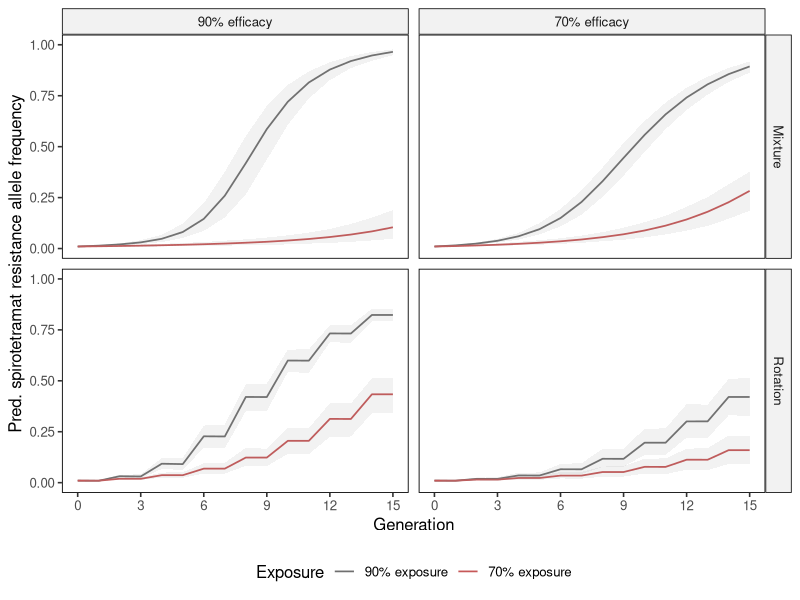
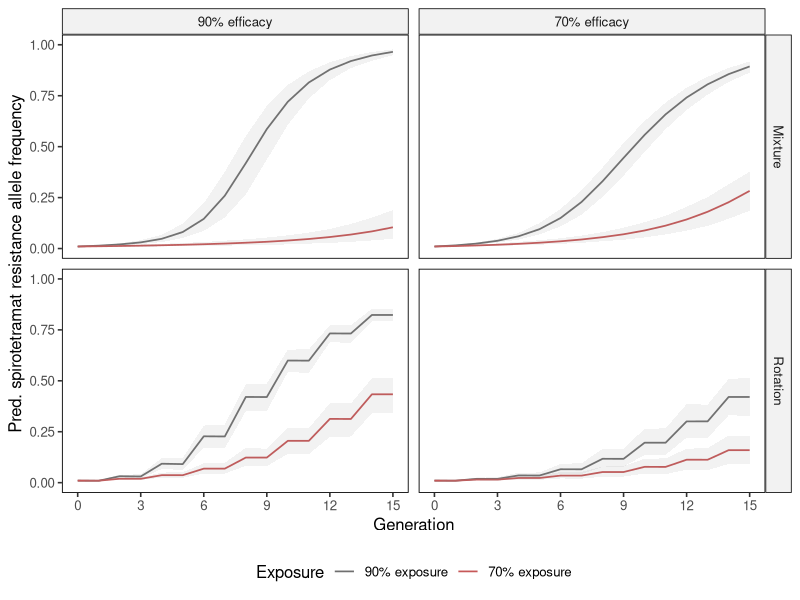

The R script that drew these images, in order:
library(tidyr)
library(dplyr)
library(ggplot2)

# computational simulation of underlying biological process of resistance evolution
run_simulation = function(x, m, hA, hB, strategy){

  strategy = strategy
  
  # parameters
  x = x # overall compound exposure
  mA = m # compound efficacy on SS genotypes
  mB = m
  rA = 1 # fitness of RR genotypes for both alleles are 1 
  rB = 1
  hA = hA # dominance as determined by 2-day dose-response curves
  hB = hB
  cA=0 # both alleles are neutral, cost = 0
  cB=0
  hcA=0.5 # dominance of cost, set to 0.5, has no effect since cost is 0
  hcB=0.5
  
  #fitness
  wAABB = c(((1-x)+x*(1-mA*(1-rA)))*(1-cA)*(1-cB), 
            ((1-x)+x*(1-mB*(1-rB)))*(1-cA)*(1-cB),
            ((1-x)+x*(1-mA*(1-rA))*(1-mB*(1-rB)))*(1-cA)*(1-cB))
  wAaBB = c(((1-x)+x*(1-mA*(1-hA*rA)))*(1-hcA*cA)*(1-cB), 
            ((1-x)+x*(1-mB*(1-rB)))*(1-hcA*cA)*(1-cB), 
            ((1-x)+x*(1-mA*(1-hA*rA))*(1-mB*(1-rB)))*(1-hcA*cA)*(1-cB))
  waaBB = c(((1-x)+x*(1-mA))*(1-cB), 
            ((1-x)+x*(1-mB*(1-rB)))*(1-cB), 
            ((1-x)+x*(1-mA)*(1-mB*(1-rB)))*(1-cB))
  wAABb = c(((1-x)+x*(1-mA*(1-rA)))*(1-cA)*(1-hcB*cB), 
            ((1-x)+x*(1-mB*(1-hB*rB)))*(1-cA)*(1-hcB*cB), 
            ((1-x)+x*(1-mA*(1-rA))*(1-mB*(1-hB*rB)))*(1-cA)*(1-hcB*cB))
  wAaBb = c(((1-x)+x*(1-mA*(1-hA*rA)))*(1-hcA*cA)*(1-hcB*cB), 
            ((1-x)+x*(1-mB*(1-hB*rB)))*(1-hcA*cA)*(1-hcB*cB), 
            ((1-x)+x*(1-mA*(1-hA*rA))*(1-mB*(1-hB*rB)))*(1-hcA*cA)*(1-hcB*cB))
  waaBb = c(((1-x)+x*(1-mA))*(1-hcB*cB), 
            ((1-x)+x*(1-mB*(1-hB*rB)))*(1-hcB*cB), 
            ((1-x)+x*(1-mA)*(1-mB*(1-hB*rB)))*(1-hcB*cB))
  wAAbb = c(((1-x)+x*(1-mA*(1-rA)))*(1-cA), 
            ((1-x)+x*(1-mB))*(1-cA), 
            ((1-x)+x*(1-mA*(1-rA))*(1-mB))*(1-cA))
  wAabb = c((((1-x)+x*(1-mA*(1-hA*rA)))*(1-hcA*cA))*1, 
            ((1-x)+x*(1-mB))*(1-hcA*cA), 
            ((1-x)+x*(1-mA*(1-hA*rA))*(1-mB))*(1-hcA*cA))
  waabb = c(((1-x)+x*(1-mA)), 
            ((1-x)+x*(1-mB)), 
            ((1-x)+x*(1-mA)*(1-mB)))
  fitness = list(wAABB, wAaBB, waaBB, wAABb, wAaBb, waaBb, wAAbb, wAabb, waabb)

  # simulation setup
  t = 15
  reps = 500
  k = 3500 # population size 
  fA0 = 0.02 # initial allele frequency of resistance to insecticide A (hets)
  fB0 = 0.02 # initial allele frequency of resistance to insecticide B (hets)
  
  # setup of data to save 
  fA_reps = matrix(fA0/2,t+1,reps) # store for resistant allele frequency across reps
  fB_reps = matrix(fB0/2,t+1,reps) # store for resistant allele frequency across reps
  
  # simulation 
  for(i in 1:reps){
    for(j in 1:t){
      # starting values 
      if(j==1){ 
        fA = fA0 # resistant allele frequency 
        fB = fB0 # resistant allele frequency 
        n = k # population size 
        # linkage disequilibrium
        genotypes = matrix(0,t+1,9)
        colnames(genotypes) = c("fAABB","fAaBB","faaBB",
                                "fAABb","fAaBb","faaBb",
                                "fAAbb","fAabb","faabb")
        genotypes[1,] = c(0,0,0,0,0,fB0,0,fA0,1-fA0-fB0) # starting frequency is half the fA0 value due to startin in hets
      }
      
      # genotype frequencies
      fAABB = genotypes[j,1]
      fAaBB = genotypes[j,2]
      faaBB = genotypes[j,3]
      fAABb = genotypes[j,4]
      fAaBb = genotypes[j,5]
      faaBb = genotypes[j,6]
      fAAbb = genotypes[j,7]
      fAabb = genotypes[j,8]
      faabb = genotypes[j,9]
      
      # choose strategy
      if(strategy==1){ # A only
        a = 1
      } else if(strategy == 2){ # B only
        a = 2
      } else if(strategy == 3){ # Mixture
        a = 3
      } else if(strategy == 4){ # Rotation
        if(j%%2 == 1){ # odd generations
          a = 1 # use A
        } else if(j%%2 == 0){ # even generations
          a = 2 # use B
        }
      }
      # gamete frequencies 
      fAB = wAABB[a]*fAABB + 0.5*wAaBB[a]*fAaBB + 0.5*wAABb[a]*fAABb + 0.25*wAaBb[a]*fAaBb
      faB = 0.5*wAaBB[a]*fAaBB + waaBB[a]*faaBB + 0.25*wAaBb[a]*fAaBb + 0.5*waaBb[a]*faaBb
      fAb = 0.5*wAABb[a]*fAABb + 0.25*wAaBb[a]*fAaBb + wAAbb[a]*fAAbb + 0.5*wAabb[a]*fAabb
      fab = 0.25*wAaBb[a]*fAaBb + 0.5*waaBb[a]*faaBb + 0.5*wAabb[a]*fAabb + waabb[a]*faabb
      # proportional gamete frequencies, sums to one 
      wm = fAB+faB+fAb+fab
      pAB = fAB/wm
      paB = faB/wm
      pAb = fAb/wm
      pab = fab/wm
      # check: pAB + paB + pAb + pab
      # zygote frequencies 
      pAABB = pAB*pAB
      pAaBB = 2*pAB*paB
      paaBB = paB*paB
      pAABb = 2*pAB*pAb 
      pAaBb = 2*pAB*pab + 2*pAb*paB
      paaBb = 2*paB*pab 
      pAAbb = pAb*pAb
      pAabb = 2*pAb*pab
      paabb = pab*pab
      
      # stochastic sampling
      pset = c(pAABB,pAaBB,paaBB,pAABb,pAaBb,paaBb,pAAbb,pAabb,paabb)
      qset = rmultinom(1,k,prob=pset) # sample from multinomial distribution 
      pAABB = qset[1]/k
      pAaBB = qset[2]/k
      paaBB = qset[3]/k
      pAABb = qset[4]/k
      pAaBb = qset[5]/k
      paaBb = qset[6]/k
      pAAbb = qset[7]/k
      pAabb = qset[8]/k
      paabb = qset[9]/k
      
      # proportional allele frequencies 
      pA = pAABB + 0.5*pAaBB + pAABb + 0.5*pAaBb + pAAbb + 0.5*pAabb
      pa = 0.5*pAaBB + paaBB + 0.5*pAaBb + paaBb + 0.5*pAabb + paabb
      # check: pA + pa
      pB = pAABB + pAaBB + paaBB + 0.5*pAABb + 0.5*pAaBb + 0.5*paaBb
      pb = 0.5*pAABb + 0.5*pAaBb + 0.5*paaBb + pAAbb + pAabb + paabb
      # check: pB + pb
      # data to save 
      fA_reps[1+j,i] = pA # resistance allele frequency gets saved to the main matrix
      fB_reps[1+j,i] = pB
      
      genotypes[1+j,1] = pAABB
      genotypes[1+j,2] = pAaBB
      genotypes[1+j,3] = paaBB
      genotypes[1+j,4] = pAABb
      genotypes[1+j,5] = pAaBb
      genotypes[1+j,6] = paaBb
      genotypes[1+j,7] = pAAbb
      genotypes[1+j,8] = pAabb
      genotypes[1+j,9] = paabb
      
      # update values
      fA = pA
      fB = pB
    }
  }
  
  #data to save
  generations = seq(0, t)
  
  df_A = as.data.frame(fA_reps)
  df_A$Generation = generations
  df_A_long = df_A %>%
    pivot_longer(-Generation, names_to = "Replicate", values_to = "Frequency")
  
  df_B = as.data.frame(fB_reps)
  df_B$Generation = generations
  df_B_long = df_B %>%
    pivot_longer(-Generation, names_to = "Replicate", values_to = "Frequency")
  
  out = list(A_freq = df_A_long, B_freq = df_B_long, fitness = fitness)
  return(out)
}

# dominance calculation from empirical data

# carbendazim
# at 7.7 ug/ml, SS fitness = 0.101, RS fitness = 0.635, RR fitness = 1
# at 6.1 ug/ml, SS fitness = 0.308, RS fitness = 0.791, RR fitness = 1
# spirotetramat
# at 46 ug/ml, SS fitness = 0.0993, RS fitness = 0.620, RR fitness = 1
# at 33.5 ug/ml, SS fitness = 0.302, RS fitness = 0.701, RR fitness = 1

carb_h_high = (0.635-0.101)/(1-0.101)
carb_h_low = (0.791-0.308)/(1-0.308)
spir_h_high = (0.62-0.0993)/(1-0.0993)
spir_h_low = (0.701-0.302)/(1-0.302)

# run simulations at experimentally tested conditions
data1_high = run_simulation(x=0.9,m=0.9,hA=carb_h_high,hB=spir_h_high,strategy=3)
data1_low = run_simulation(x=0.7,m=0.9,hA=carb_h_high,hB=spir_h_high,strategy=3)

data2_high = run_simulation(x=0.9,m=0.7,hA=carb_h_low,hB=spir_h_low,strategy=3)
data2_low = run_simulation(x=0.7,m=0.7,hA=carb_h_low,hB=spir_h_low,strategy=3)

data3_high = run_simulation(x=0.9,m=0.9,hA=carb_h_high,hB=spir_h_high,strategy=4)
data3_low = run_simulation(x=0.7,m=0.9,hA=carb_h_high,hB=spir_h_high,strategy=4)

data4_high = run_simulation(x=0.9,m=0.7,hA=carb_h_low,hB=spir_h_low,strategy=4)
data4_low = run_simulation(x=0.7,m=0.7,hA=carb_h_low,hB=spir_h_low,strategy=4)

# two versions of function to summarise allele A and B data
A_stats = function(data) {
  data$A_freq %>%
    group_by(Generation) %>%
    summarise(
      mean = mean(Frequency, na.rm = TRUE),
      p2.5 = quantile(Frequency, 0.025, na.rm = TRUE),
      p97.5 = quantile(Frequency, 0.975, na.rm = TRUE),
      .groups = "drop"
    )
}
A_stats = function(data) {
  data$B_freq %>%
    group_by(Generation) %>%
    summarise(
      mean = mean(Frequency, na.rm = TRUE),
      p2.5 = quantile(Frequency, 0.025, na.rm = TRUE),
      p97.5 = quantile(Frequency, 0.975, na.rm = TRUE),
      .groups = "drop"
    )
}

data1_high_A = A_stats(data1_high)
data1_low_A = A_stats(data1_low)
data2_high_A = A_stats(data2_high)
data2_low_A = A_stats(data2_low)
data3_high_A = A_stats(data3_high)
data3_low_A = A_stats(data3_low)
data4_high_A = A_stats(data4_high)
data4_low_A = A_stats(data4_low)

data1_high_A$condition = "A"
data1_low_A$condition = "F"
data2_high_A$condition = "D"
data2_low_A$condition = "H"
data3_high_A$condition = "B"
data3_low_A$condition = "G"
data4_high_A$condition = "E"
data4_low_A$condition = "I"

data = rbind(data1_high_A, data1_low_A,
             data2_high_A, data2_low_A,
             data3_high_A, data3_low_A,
             data4_high_A, data4_low_A)

data = data %>%
  mutate(
    regimen = if_else(condition %in% c("A", "D", "F", "H"),
                      "Mixture",
                      "Rotation")
  ) 
data = data %>%
  mutate(
    efficacy = if_else(condition %in% c("A", "B", "F", "G"),
                       "90% efficacy",
                       "70% efficacy")
  )
data = data %>%
  mutate(
    exposure = if_else(condition %in% c("A", "B", "D", "E"),
                       "90% exposure",
                       "70% exposure")
  )

data$regimen = factor(data$regimen, levels=c("Mixture", "Rotation"))
data$efficacy = factor(data$efficacy, levels=c("90% efficacy", "70% efficacy"))
data$exposure = factor(data$exposure, levels=c("90% exposure", "70% exposure"))

ggplot(data, aes(Generation, mean)) +
  geom_line(linewidth = 0.6, aes(color = exposure)) +
  geom_ribbon(aes(x = Generation, ymin = p2.5, ymax = p97.5, group = exposure),fill = "grey50",alpha = 0.1)+
  facet_grid(regimen ~ efficacy) +
  theme_bw(base_size=12) +
  ylim(c(0,1)) +
  scale_x_continuous(breaks = seq(0, 15, by = 3)) +
  labs(x = "Generation", y = "Pred. spirotetramat resistance allele frequency", color = "Exposure") +
  scale_color_manual(values = c("90% exposure" = "#6F6F6F", "70% exposure" = "#C65858")) +
  theme(
    panel.border = element_rect(color = "black", fill = NA, linewidth = 0.6),
    panel.spacing = unit(0.5, "lines"),
    panel.grid = element_blank(),
    strip.background = element_rect(fill = "grey95", color = "black"),
    legend.position = "bottom"
  )

ggsave(
  filename = "sfig_5a.pdf",
  width = 170, height = 135,
  units = "mm",
  dpi = 1200,
  device = cairo_pdf
)
